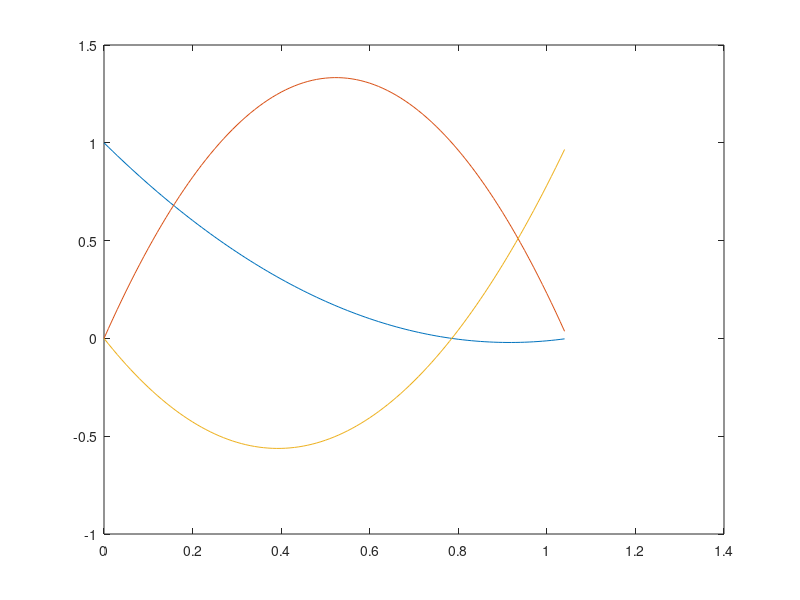

Recreate this plot in MATLAB. (Note: this script raises an error after producing the figure.)
% A)

m=2;
interval = 0:0.01:pi/3;

x=[0, pi/4, pi/3];
for i=1:m+1
  product=1;
  for j=1:m+1
    if j!=i
      product = product.*(interval - x(j))/(x(i) - x(j));
    endif
  end
  plot(interval,product);
  hold on;
end



% B)

%barycentric
X= [0, pi/4, pi/3];
Y= [cos(0), cos(pi/4), cos(pi/3)];
x=[pi/6];
res = lagrange_barycentric(X,Y,x);
for index=1:length(res)
  printf("using barycentric formula %f\n",res(index))
end

%classic
m=2;
interval = [pi/6];

x=[0, pi/4, pi/3];
fx=[cos(0), cos(pi/4), cos(pi/3)];
res=0;
for i=1:m+1
  product=1;
  for j=1:m+1
    if j!=i
      product = product.*(interval - x(j))/(x(i) - x(j));
    endif
  end
  product = product.*fx(i);
  res+=product;
end

printf("using classic formula %f\n",res)





% C)

X= [0, pi/4, pi/3];
Y= [cos(0), cos(pi/4), cos(pi/3)];
x=0:0.01:pi/3;
res = lagrange_barycentric(X,Y,x);
plot(x,res);
plot(x,cos(x));






